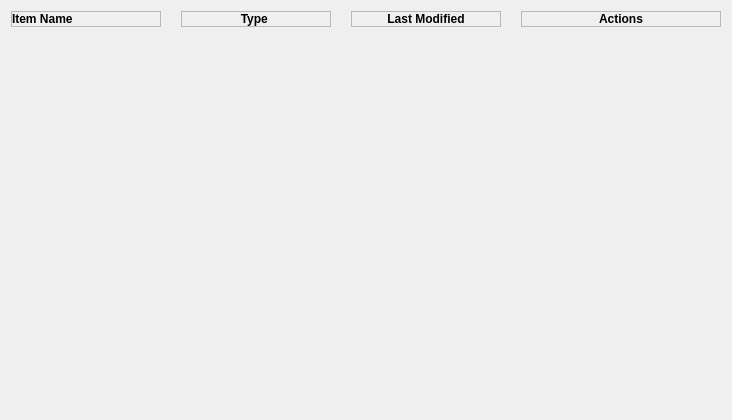
        <widget class="QWidget" name="paymentCardsTab">
         <attribute name="icon">
          <iconset resource="../Qss/icons/_icons.qrc">
           <normaloff>:/font_awesome_solid/icons/font_awesome/solid/credit-card.png</normaloff>:/font_awesome_solid/icons/font_awesome/solid/credit-card.png</iconset>
         </attribute>
         <attribute name="title">
          <string>Payment Cards</string>
         </attribute>
         <layout class="QVBoxLayout" name="verticalLayout_11">
          <item>
           <widget class="QWidget" name="tabHeader_3" native="true">
            <property name="maximumSize">
             <size>
              <width>16777215</width>
              <height>20</height>
             </size>
            </property>
            <layout class="QGridLayout" name="gridLayout_6">
             <property name="leftMargin">
              <number>0</number>
             </property>
             <property name="topMargin">
              <number>0</number>
             </property>
             <property name="rightMargin">
              <number>0</number>
             </property>
             <property name="bottomMargin">
              <number>0</number>
             </property>
             <property name="horizontalSpacing">
              <number>10</number>
             </property>
             <property name="verticalSpacing">
              <number>0</number>
             </property>
             <item row="0" column="0">
              <widget class="QFrame" name="frame_19">
               <property name="minimumSize">
                <size>
                 <width>150</width>
                 <height>0</height>
                </size>
               </property>
               <property name="maximumSize">
                <size>
                 <width>150</width>
                 <height>16777215</height>
                </size>
               </property>
               <property name="frameShape">
                <enum>QFrame::Shape::StyledPanel</enum>
               </property>
               <property name="frameShadow">
                <enum>QFrame::Shadow::Raised</enum>
               </property>
               <layout class="QHBoxLayout" name="horizontalLayout_22">
                <property name="spacing">
                 <number>0</number>
                </property>
                <property name="leftMargin">
                 <number>0</number>
                </property>
                <property name="topMargin">
                 <number>0</number>
                </property>
                <property name="rightMargin">
                 <number>0</number>
                </property>
                <property name="bottomMargin">
                 <number>0</number>
                </property>
                <item>
                 <widget class="QLabel" name="label_27">
                  <property name="font">
                   <font>
                    <bold>true</bold>
                   </font>
                  </property>
                  <property name="text">
                   <string>Item Name</string>
                  </property>
                 </widget>
                </item>
               </layout>
              </widget>
             </item>
             <item row="0" column="6">
              <widget class="QCustomVerticalSeparator" name="customVerticalSeparator_13">
               <property name="maximumSize">
                <size>
                 <width>16777215</width>
                 <height>20</height>
                </size>
               </property>
              </widget>
             </item>
             <item row="0" column="4">
              <widget class="QCustomVerticalSeparator" name="customVerticalSeparator_14">
               <property name="maximumSize">
                <size>
                 <width>16777215</width>
                 <height>20</height>
                </size>
               </property>
              </widget>
             </item>
             <item row="0" column="7">
              <widget class="QFrame" name="frame_20">
               <property name="minimumSize">
                <size>
                 <width>200</width>
                 <height>0</height>
                </size>
               </property>
               <property name="maximumSize">
                <size>
                 <width>200</width>
                 <height>16777215</height>
                </size>
               </property>
               <property name="frameShape">
                <enum>QFrame::Shape::StyledPanel</enum>
               </property>
               <property name="frameShadow">
                <enum>QFrame::Shadow::Raised</enum>
               </property>
               <layout class="QHBoxLayout" name="horizontalLayout_23">
                <property name="spacing">
                 <number>10</number>
                </property>
                <property name="leftMargin">
                 <number>0</number>
                </property>
                <property name="topMargin">
                 <number>0</number>
                </property>
                <property name="rightMargin">
                 <number>0</number>
                </property>
                <property name="bottomMargin">
                 <number>0</number>
                </property>
                <item alignment="Qt::AlignmentFlag::AlignHCenter">
                 <widget class="QLabel" name="label_28">
                  <property name="font">
                   <font>
                    <bold>true</bold>
                   </font>
                  </property>
                  <property name="text">
                   <string>Actions</string>
                  </property>
                 </widget>
                </item>
               </layout>
              </widget>
             </item>
             <item row="0" column="3">
              <widget class="QFrame" name="frame_21">
               <property name="minimumSize">
                <size>
                 <width>150</width>
                 <height>0</height>
                </size>
               </property>
               <property name="maximumSize">
                <size>
                 <width>150</width>
                 <height>16777215</height>
                </size>
               </property>
               <property name="frameShape">
                <enum>QFrame::Shape::StyledPanel</enum>
               </property>
               <property name="frameShadow">
                <enum>QFrame::Shadow::Raised</enum>
               </property>
               <layout class="QHBoxLayout" name="horizontalLayout_24">
                <property name="spacing">
                 <number>0</number>
                </property>
                <property name="leftMargin">
                 <number>0</number>
                </property>
                <property name="topMargin">
                 <number>0</number>
                </property>
                <property name="rightMargin">
                 <number>0</number>
                </property>
                <property name="bottomMargin">
                 <number>0</number>
                </property>
                <item>
                 <widget class="QLabel" name="label_29">
                  <property name="font">
                   <font>
                    <bold>true</bold>
                   </font>
                  </property>
                  <property name="text">
                   <string>Type </string>
                  </property>
                  <property name="alignment">
                   <set>Qt::AlignmentFlag::AlignCenter</set>
                  </property>
                 </widget>
                </item>
               </layout>
              </widget>
             </item>
             <item row="0" column="5">
              <widget class="QFrame" name="frame_22">
               <property name="minimumSize">
                <size>
                 <width>150</width>
                 <height>0</height>
                </size>
               </property>
               <property name="maximumSize">
                <size>
                 <width>150</width>
                 <height>16777215</height>
                </size>
               </property>
               <property name="frameShape">
                <enum>QFrame::Shape::StyledPanel</enum>
               </property>
               <property name="frameShadow">
                <enum>QFrame::Shadow::Raised</enum>
               </property>
               <layout class="QHBoxLayout" name="horizontalLayout_25">
                <property name="spacing">
                 <number>0</number>
                </property>
                <property name="leftMargin">
                 <number>0</number>
                </property>
                <property name="topMargin">
                 <number>0</number>
                </property>
                <property name="rightMargin">
                 <number>0</number>
                </property>
                <property name="bottomMargin">
                 <number>0</number>
                </property>
                <item>
                 <widget class="QLabel" name="label_30">
                  <property name="font">
                   <font>
                    <bold>true</bold>
                   </font>
                  </property>
                  <property name="text">
                   <string>Last Modified</string>
                  </property>
                  <property name="alignment">
                   <set>Qt::AlignmentFlag::AlignCenter</set>
                  </property>
                 </widget>
                </item>
               </layout>
              </widget>
             </item>
             <item row="0" column="2">
              <widget class="QCustomVerticalSeparator" name="customVerticalSeparator_15">
               <property name="maximumSize">
                <size>
                 <width>16777215</width>
                 <height>20</height>
                </size>
               </property>
              </widget>
             </item>
            </layout>
           </widget>
          </item>
          <item>
           <widget class="QCustomHorizontalSeparator" name="customHorizontalSeparator_6" />
          </item>
          <item>
           <widget class="QWidget" name="paymentCardsList" native="true">
            <layout class="QVBoxLayout" name="verticalLayout_7" />
           </widget>
          </item>
          <item>
           <spacer name="verticalSpacer_3">
            <property name="orientation">
             <enum>Qt::Orientation::Vertical</enum>
            </property>
            <property name="sizeHint" stdset="0">
             <size>
              <width>20</width>
              <height>352</height>
             </size>
            </property>
           </spacer>
          </item>
         </layout>
        </widget>
